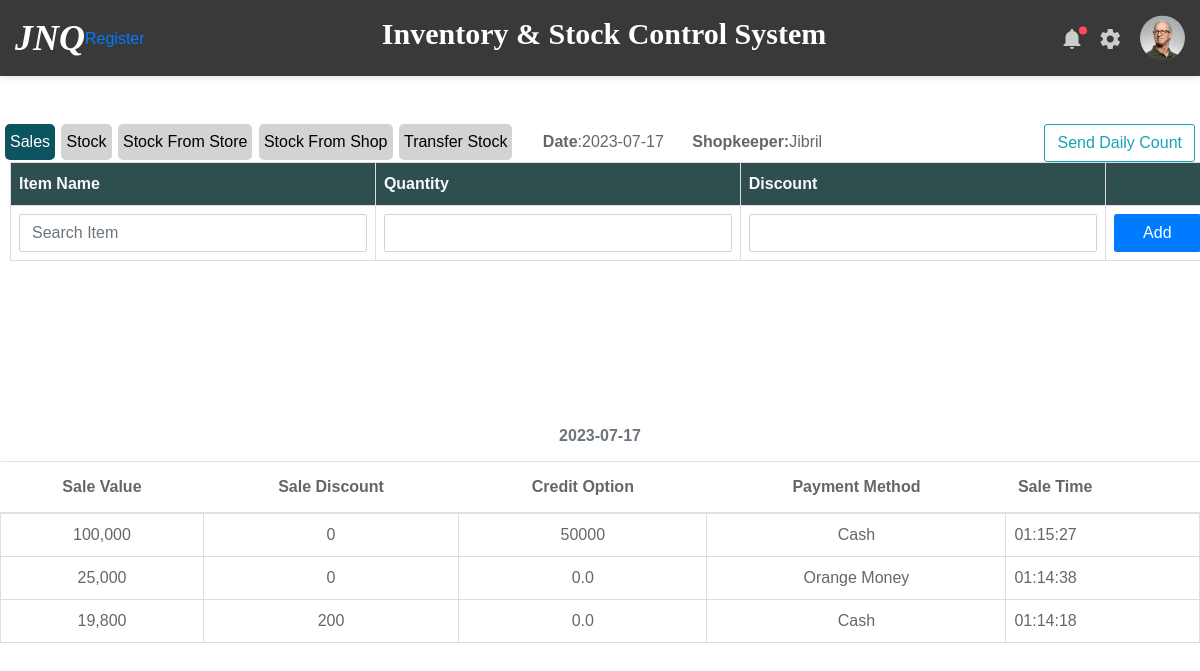
/2/shop, run on the app's committed database.
### inventory/models.py (models this page shows)
class User(db.Model, UserMixin):
    id = db.Column(db.Integer, primary_key=True)
    username = db.Column(db.String(50), unique=True, nullable=False)
    password = db.Column(db.String(100), nullable=False)
    user_role = db.Column(db.String(30), nullable=False)
    date_registered = db.Column(db.DateTime, default=datetime.now)
    shops = db.relationship('Shop', backref='staff', lazy=True)
    stores = db.relationship('Store', backref='staff', lazy=True)
    shopkeepers = db.relationship('Shopkeeper', backref='user_details', lazy=True)

class Sale(db.Model):
    id = db.Column(db.Integer, primary_key=True)
    sales_value = db.Column(db.Integer, nullable=False)
    sales_discount = db.Column(db.Integer, nullable=False)
    payment_method = db.Column(db.String(80), nullable=False)
    transaction_id = db.Column(db.String(60))
    date_sold = db.Column(db.DateTime, default=datetime.now)
    shop_id = db.Column(db.Integer, db.ForeignKey('shop.id'))
    debtor_id = db.Column(db.Integer, db.ForeignKey('debtor.id'))
    credit_option = db.Column(db.Boolean)
    amount_paid = db.Column(db.Integer)
    sale_items = db.relationship('StockSold', backref='sale_group', lazy=True)

### inventory/routes.py (the view, shortened to what this page needs)
@app.route('/<int:shop_id>/shop', methods=['GET', 'POST'])
def stock_sold(shop_id):
    shop = Shop.query.get_or_404(shop_id)
    selection_form = ShopStockSoldForm()
    sales_form = SaleForm()
    cart_items = StockSold.query.filter_by(sale_id=None).all() # Grab cart items
    total_amount = 0
    for item in cart_items:
        total_amount += item.item_value
    sales_lookup = {}
    total_discount = {}
    Date = today_date()
    current_date = datetime.now()
    sales_entries = Sale.query.filter(Sale.date_sold <= current_date, Sale.shop_id == shop.id
                                           ).order_by(Sale.date_sold.desc()).all()
    for entry in sales_entries:
        entry_id = entry.id
        total_discount[entry_id] = sum([(item.item_discount*item.item_quantity) for item in entry.sale_items]) + entry.sales_discount
        date = entry.date_sold.date()
        if date in sales_lookup:
            sales_lookup[date].append(entry)
        else:
            sales_lookup[date] = [entry]
    return render_template('stock_sold.html', selection_form=selection_form, sales_lookup=sales_lookup, Date=Date, shop=shop,
                           sales_form=sales_form, cart_items=cart_items, total_amount=total_amount,
                           sales_entries=sales_entries, total_discount=total_discount)

### inventory/forms.py
class ShopStockSoldForm(FlaskForm):
    item_name = SearchField('Search Item Name', validators=[DataRequired()])
    item_quantity = IntegerField('Quantity Sold', validators=[DataRequired()])
    item_discount = IntegerField('Discount', validators=[Optional()])
    submit = SubmitField('Add')

class SaleForm(FlaskForm):
    sale_discount = IntegerField('Sale Discount', validators=[Optional()])
    payment_method = SelectField('Payment Method', choices=payment_methods_list, default=None)
    transaction_id = StringField('Transaction ID', validators=[Optional()])
    credit_option = BooleanField('Credit Option')
    submit = SubmitField('Record Sale')

### inventory/routes.py (called while the page is built)
def today_date():
    date_today = datetime.today().strftime('%Y-%m-%d')
    return date_today

### inventory/templates/stock_sold.html (shortened to what this page needs)
{% extends 'layout.html' %}
{% block content %}
    {% if current_user.user_role == 'Admin' %}
    <a href="{{ url_for('view_shop', shop_id = shop.id) }}" class="btn btn-secondary ml-2 mb-2">Back to Shop</a>
    {% else %}
    <div class="button-container">
        <a href="{{ url_for('stock_sold', shop_id=shop.id)}}" class="button active">Sales</a>
        <a href="{{ url_for('view_shop', shop_id=shop.id)}}"class="button">Stock</a>
        <a href="{{ url_for('stock_received', shop_id=shop.id)}}" class="button">Stock From Store</a>
        <a href="{{ url_for('stock_from_shop', shop_id=shop.id)}}" class="button">Stock From Shop</a>
        <a href="{{ url_for('transfer_stock', shop_id=shop.id)}}" class="button">Transfer Stock</a>
        <a class="ml-4"><strong>Date</strong>:{{Date}}</a>
        {% if current_user in shop.shopkeepers %}
          <a class="ml-4"><strong>Shopkeeper:</strong>{{current_user.username }}</a>
      {% else %}
          <a class="ml-4"><strong>Shopkeeper:</strong>{{shop.shopkeepers[0].user_details.username }}</a>
      {% endif %}
        <div class="float-right"><a href="{{ url_for('daily_count', shop_id=shop.id)}}" class="btn btn-outline-info">Send Daily Count</a></div>
    </div>
    {% endif %}
    <table class="table" id="CartTable">
        <thead>
            <tr>
                <th>Item Name</th>
                <th>Quantity</th>
                <th>Discount</th>
                <th></th>
            </tr>
        </thead>
        <tbody>
            <tr>
                <form method="POST">
                    <td>{{ selection_form.item_name(class="form-control", id="searchItemName", placeholder="Search Item") }}</td>
                    <td>{{ selection_form.item_quantity(class="form-control") }}</td>
                    <td>{{ selection_form.item_discount(class="form-control") }}</td>
                    <td>{{ selection_form.submit(class="form-control btn btn-primary") }}</td>
                </form>
            </tr>
        </tbody>
    </table>
    {% if not sales_lookup %}
        <div class="text-center mt-4"><h5 class="font-italic">There are no sales for this shop yet.</h5></div>
    {% else %}
        {% for date in sales_lookup.keys() %}
            {% if current_user.user_role != 'Admin'%}
            <div class="table" id="SalesTable">
                {% else %}
                <div class="table">
                    {% endif %}
                    <table class="table mt-4">
                        <thead>
                            <caption style="caption-side: top; text-align: center"><span><strong>{{date}}</strong></span></caption>
                            <tr>
                                <th class="text-center">Sale Value</th>
                                <th class="text-center">Sale Discount</th>
                                <th class="text-center">Credit Option </th>
                                <th class="text-center">Payment Method</th>
                                <th colspan="2">Sale Time</th>
                            </tr>
                        </thead>
                        <tbody>
                            {% for entry in sales_lookup[date] %}
                            <tr>
                                <td class="text-center">{{ "{:,}".format (entry.sales_value) }}</td>
                                <td class="text-center">{{ "{:,}".format (total_discount[entry.id]) }}</td>
                                {% if entry.credit_option %}
                                    <td class="text-center">{{ entry.sales_value - entry.amount_paid }}</td>
                                {% else %}
                                    <td class="text-center">0.0</td>
                                {% endif %}
                                <td class="text-center">{{ entry.payment_method }}</td>
                                <td>{{ entry.date_sold.strftime('%H:%M:%S') }}</td>
                            </tr>
                            {% endfor %}
                        </tbody>
                    </table>
                </div>
        {% endfor %}
    {% endif %}
{% endblock %}

### data on the page
User: username "Jibril"
Sale: sales_value "100,000", sales_discount "0", entry.sales_value-entry.amount_paid "50000", payment_method "Cash", date_sold "01:15:27"
Sale: sales_value "25,000", sales_discount "0", shows "0.0", payment_method "Orange Money", date_sold "01:14:38"
Sale: sales_value "19,800", total_discount "200", shows "0.0", payment_method "Cash", date_sold "01:14:18"

### other printed values
{{ Date }} "2023-07-17"
{{ date }} "2023-07-17"
